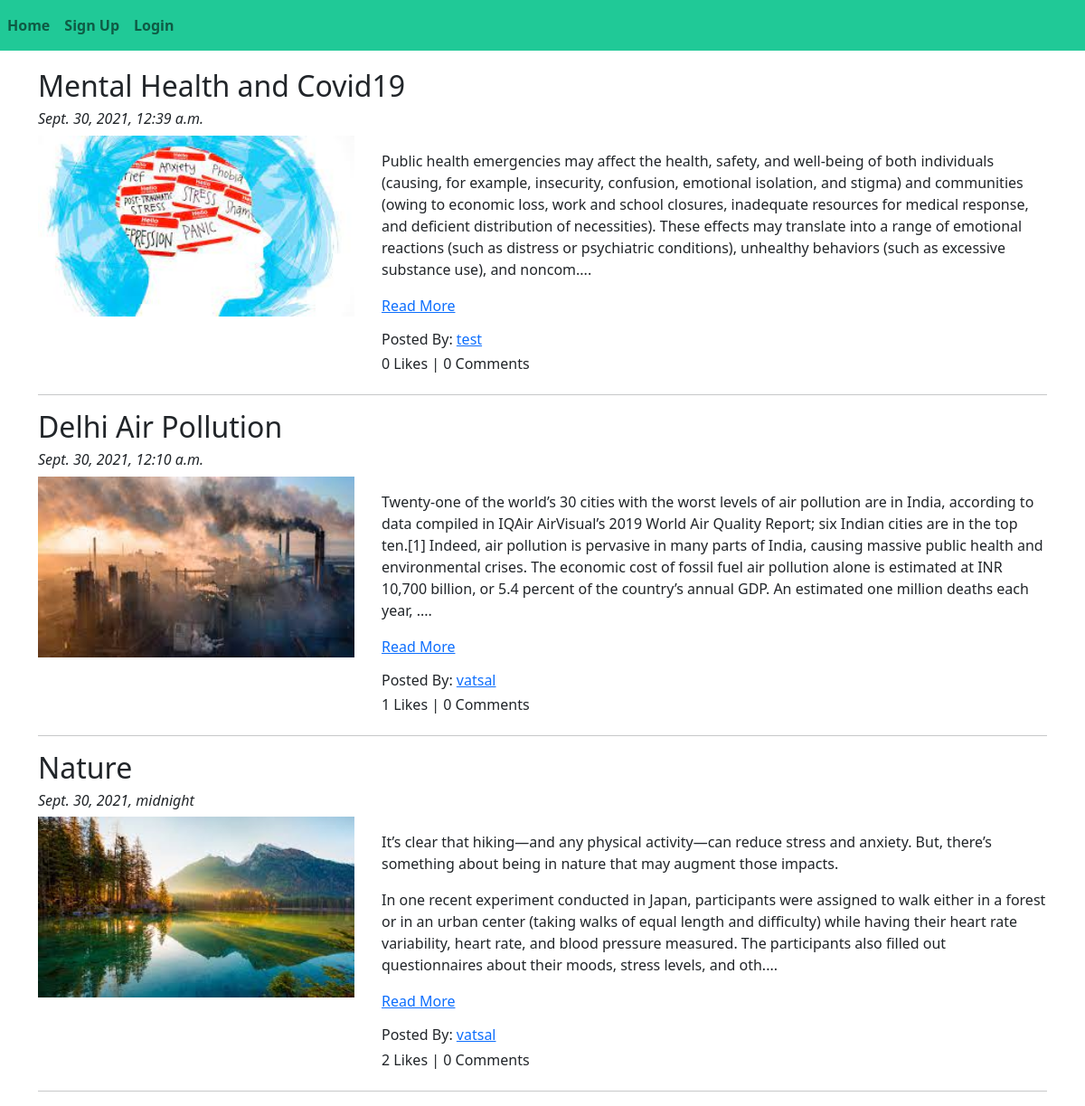
Screenshot of /blog/ with the database file from the repository.
### App_Blog/models.py (models this page shows, shortened)
class Blog(models.Model):
    author = models.ForeignKey(User,on_delete=models.CASCADE,related_name = 'post_author')
    blog_title = models.CharField(max_length=300,verbose_name='Put a Title')
    slug = models.SlugField(max_length=300,unique=True)
    blog_content = models.TextField(verbose_name="What's in your mind?")
    blog_image = models.ImageField(upload_to='blog_images',verbose_name='Blog Image')
    publish_date = models.DateTimeField(auto_now_add=True)
    update_date = models.DateTimeField(auto_now=True)
    class Meta:
        ordering = ['-publish_date']

### App_Blog/views.py (the view)
# urls.py: path('',views.BlogList.as_view(),name = 'blog_list'),
class BlogList(ListView):
    context_object_name = 'blogs'
    model = Blog
    template_name = 'App_Blog/blog_list.html'

### App_Blog/templatetags/custom_filters.py (called while the page is built)
def range_filter(value):
    return value[0:500] + '....'

### templates/App_Blog/blog_list.html (shortened to what this page needs)
{% extends 'base.html' %}
{% load custom_filters %}
{% block body %}
{% for blog in blogs %}
<h2>{{ blog.blog_title }}</h2>
<h6><i>{{ blog.publish_date }}</i></h6>
<div class="row">
    <div class="col-sm-4">
        <img src="/media/{{ blog.blog_image}}" alt="{{ blog.blog_title }}" title="{{ blog.blog_title }}" width="350px" height="200px">
    </div>
    <div class="col-sm-8">
        <p>{{ blog.blog_content|range_filter|linebreaks}}
        <a href="{% url 'App_Blog:blog_details' slug=blog.slug %}">Read More</a>
        </p>
        <h6>Posted By: <a href="">{{ blog.author }}</a></h6>
        <h6>{{ blog.liked_blog.count }} Likes | {{ blog.blog_comment.count }} Comments</h6>
    </div>
</div>
<hr>
{% endfor %}
{% endblock %}

### templates/base.html (shortened to what this page needs)
<!doctype html>
<html lang="en">
<head>
    <link href="https://cdn.jsdelivr.net/npm/bootstrap@5.1.1/dist/css/bootstrap.min.css" rel="stylesheet"
>
    <link rel="stylesheet" href="https://pro.fontawesome.com/releases/v5.10.0/css/all.css"/>
</head>
<body>
    <nav class ="navbar navbar-expand-lg  navbar-light " style="background-color: #20c997;">
        <ul class = "navbar-nav">
            <li class="nav-item active">
                <a class = "nav-link" href="{% url 'index' %}"><strong>Home</strong></a>
            </li>
            {% if user.is_authenticated %}
            <li class="nav-item active">
                <a class = "nav-link" href="{% url 'App_Blog:create_blog' %}"><strong>Write Blog</strong></a>
            </li>
            <li class="nav-item active">
                <a class = "nav-link" href="{% url 'App_Login:logout' %}"><strong>Logout</strong></a>
            </li>
            <li class="nav-item active">
                <a class = "nav-link" href="{% url 'App_Login:profile' %}"><strong>Profile</strong></a>
            </li>
            {% else %}
            <li class="nav-item active">
                <a class = "nav-link" href="{% url 'App_Login:signup' %}"><strong>Sign Up</strong></a>
            </li>
            <li class="nav-item active">
                <a class = "nav-link" href="{% url 'App_Login:signin' %}"><strong>Login</strong></a>
            </li>
            {% endif %}
        </ul>
    </nav>
    <div class = 'container' style="padding-top:20px">
        {% block body %}
        {% endblock %}
    </div>
</body>
</html>

### rows the page displays
Blog: blog_title "Mental Health and Covid19", publish_date "Sept. 30, 2021, 12:39 a.m.", blog_image (picture), blog_content|range_filter "Public health emergencies may affect the health, safety, and well-being of both individuals (causing, for example, insecurity, confusion, emotional isolation, and stigma) and communities (owing to economic loss, work and school closures, inadequate resources for medical response, and deficient distribution of necessities). These effects may translate into a range of emotional reactions (such as distress or psychiatric conditions), unhealthy behaviors (such as excessive substance use), and noncom....", author "test", liked_blog.count "0", blog_comment.count "0"
Blog: blog_title "Delhi Air Pollution", publish_date "Sept. 30, 2021, 12:10 a.m.", blog_image (picture), blog_content|range_filter "Twenty-one of the world’s 30 cities with the worst levels of air pollution are in India, according to data compiled in IQAir AirVisual’s 2019 World Air Quality Report; six Indian cities are in the top ten.[1] Indeed, air pollution is pervasive in many parts of India, causing massive public health and environmental crises. The economic cost of fossil fuel air pollution alone is estimated at INR 10,700 billion, or 5.4 percent of the country’s annual GDP. An estimated one million deaths each year, ....", author "vatsal", liked_blog.count "1", blog_comment.count "0"
Blog: blog_title "Nature", publish_date "Sept. 30, 2021, midnight", blog_image (picture), blog_content|range_filter "It’s clear that hiking—and any physical activity—can reduce stress and anxiety. But, there’s something about being in nature that may augment those impacts. In one recent experiment conducted in Japan, participants were assigned to walk either in a forest or in an urban center (taking walks of equal length and difficulty) while having their heart rate variability, heart rate, and blood pressure measured. The participants also filled out questionnaires about their moods, stress levels, and oth....", author "vatsal", liked_blog.count "2", blog_comment.count "0"
